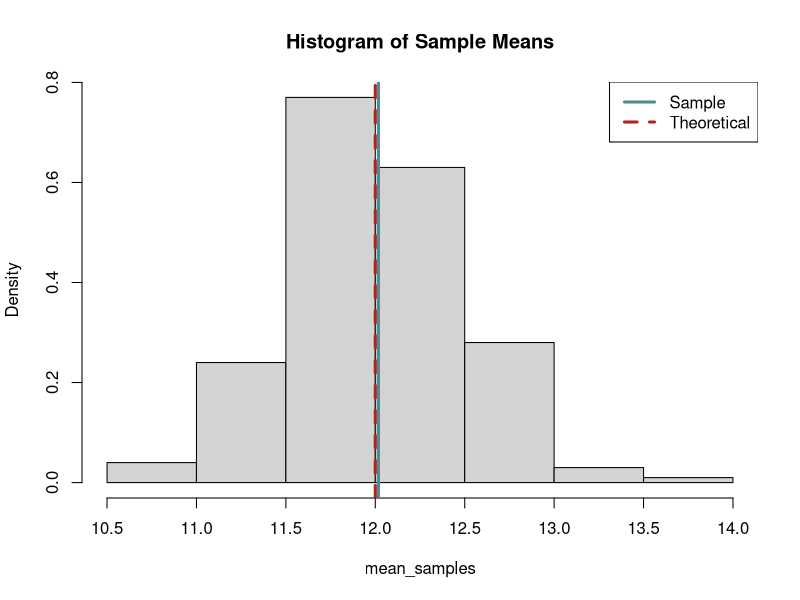
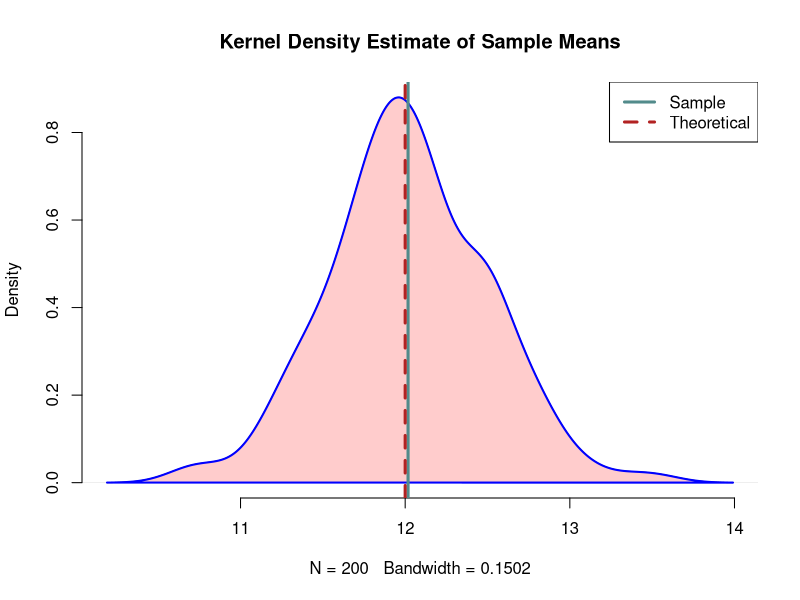
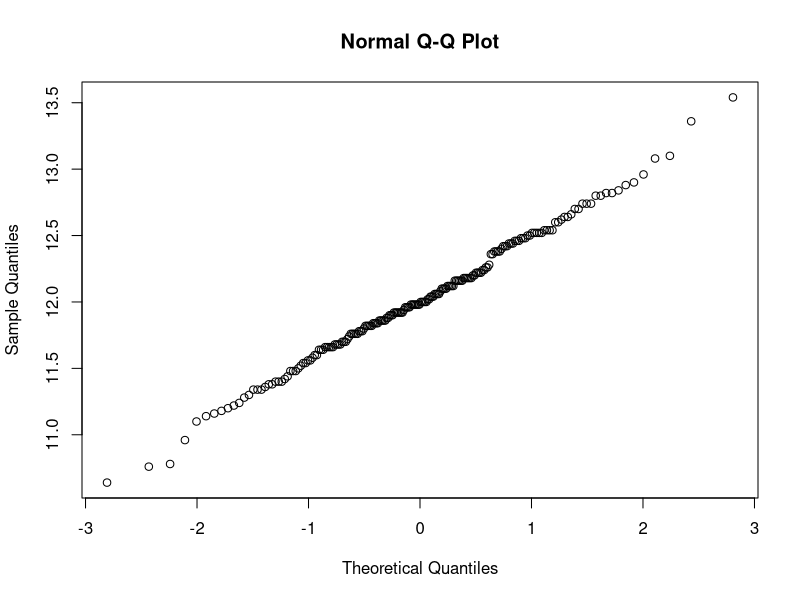
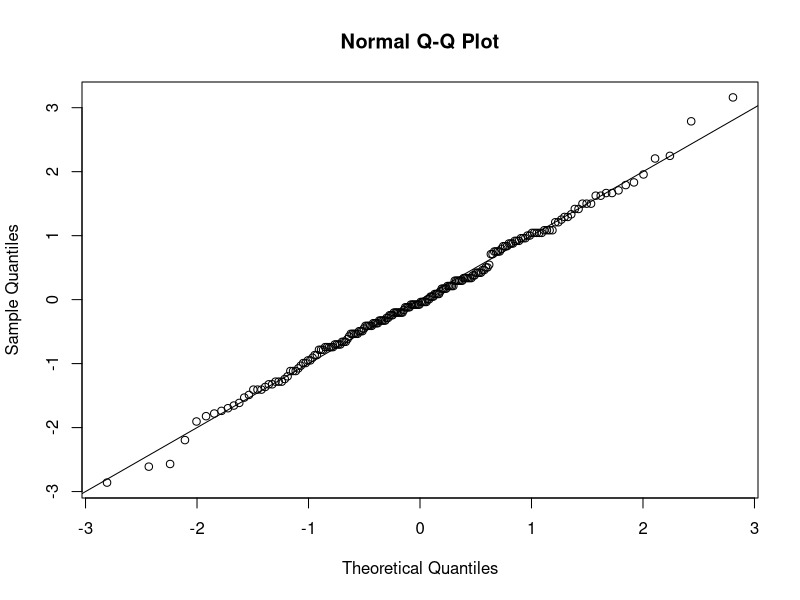

The R source for these figures, in order:

N=200 # random samples
n=50 # size of random samples
lambda = 12 # Poisson distribution parameter

# Generating random samples
samples = matrix(rpois(N * n, lambda), nrow = N)

# Calculating sample mean for each sample
mean_samples = matrix(0, nrow = N) # Initialize
for(i in 1:N){
  mean_samples[i] = mean(samples[i,1:n]) 
  # print(mean_samples[i])
}

# Reporting first 10 sample means
mean_10 = mean_samples[1:10]
print(mean_10)

mean_value = mean(mean_samples)
var_value = var(mean_samples)
sd_value = sd(mean_samples)

# par(mfrow=c(1,1))
# Plotting histogram of sample means (y-axis: density)
hist(mean_samples, freq = FALSE, main = 'Histogram of Sample Means') 
# The option freq=FALSE plots probability densities instead of frequencies
# Adding a dashed line for the sample mean
abline(v=mean(mean_samples), lwd=3, col='darkslategray4')
theoretical_mean = lambda
theoretical_sd = sqrt(lambda/n)
# Adding a dashed line for the theoretical mean
abline(v=theoretical_mean, lty=2, lwd=3, col='firebrick')
legend(c("Sample", "Theoretical"),x='topright', lty=c(1,2), lwd=c(3,3), col=c('darkslategray4', 'firebrick'))

# Fitting a density estimate (default estimator)
d = density(mean_samples)
plot(d, main = "Kernel Density Estimate of Sample Means", bty = 'n')
polygon(d, col = "#FFCCCC", border = 'blue', lwd = 2)

# # Adding a dashed line for the sample mean
# abline(v=mean(mean_samples), lty = 2, lwd=2, col='red')
# Adding a dashed line for the sample mean
abline(v=mean(mean_samples), lwd=3, col='darkslategray4')
# Adding a dashed line for the theoretical mean
abline(v=theoretical_mean, lty=2, lwd=3, col='firebrick')
legend(c("Sample", "Theoretical"),x='topright', lty=c(1,2), lwd=c(3,3), col=c('darkslategray4', 'firebrick'))




qqnorm(mean_samples)
abline(a = 0, b = 1)
mean_samples_norm<-(mean_samples-mean(mean_samples))/sd(mean_samples) ## standardized data
qqnorm(mean_samples_norm) ## drawing the QQplot
abline(0,1) ## drawing a 45-degree reference line

ks.test(mean_samples, "pnorm", mean = 0, sd = 1)
ks.test(mean_samples_norm, "pnorm", mean = 0, sd = 1)
shapiro.test(mean_samples_norm)

error = qnorm(0.975)*sd(mean_samples)/sqrt(n)
left = mean(mean_samples)-error
right = mean(mean_samples)+error
left
right
